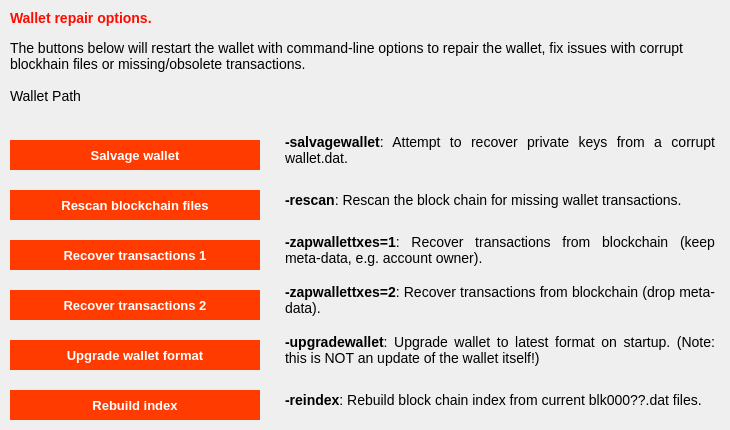
     <widget class="QWidget" name="tab_repair">
      <property name="styleSheet">
       <string notr="true">QWidget { font-size:14px;}</string>
      </property>
      <attribute name="title">
       <string>&amp;Wallet Repair</string>
      </attribute>
      <widget class="QPushButton" name="btn_salvagewallet">
       <property name="geometry">
        <rect>
         <x>10</x>
         <y>140</y>
         <width>250</width>
         <height>30</height>
        </rect>
       </property>
       <property name="minimumSize">
        <size>
         <width>180</width>
         <height>25</height>
        </size>
       </property>
       <property name="font">
        <font>
         <pointsize>-1</pointsize>
         <weight>75</weight>
         <bold>true</bold>
        </font>
       </property>
       <property name="styleSheet">
        <string notr="true">QPushButton {
    background-color: #ff3b00;
    border:0;
    color:#ffffff;
    font-size:13px;
    font-weight:bold;
    padding-left:25px;
    padding-right:25px;
    padding-top:5px;
    padding-bottom:5px;
}

QPushButton:hover {
    background-color: #ff0c00;
}
</string>
       </property>
       <property name="text">
        <string>Salvage wallet</string>
       </property>
      </widget>
      <widget class="QPushButton" name="btn_rescan">
       <property name="geometry">
        <rect>
         <x>10</x>
         <y>190</y>
         <width>250</width>
         <height>30</height>
        </rect>
       </property>
       <property name="minimumSize">
        <size>
         <width>180</width>
         <height>30</height>
        </size>
       </property>
       <property name="styleSheet">
        <string notr="true">QPushButton {
    background-color: #ff3b00;
    border:0;
    color:#ffffff;
    font-size:13px;
    font-weight:bold;
    padding-left:25px;
    padding-right:25px;
    padding-top:5px;
    padding-bottom:5px;
}

QPushButton:hover {
    background-color: #ff0c00;
}
</string>
       </property>
       <property name="text">
        <string>Rescan blockchain files</string>
       </property>
      </widget>
      <widget class="QPushButton" name="btn_zapwallettxes1">
       <property name="geometry">
        <rect>
         <x>10</x>
         <y>240</y>
         <width>250</width>
         <height>30</height>
        </rect>
       </property>
       <property name="minimumSize">
        <size>
         <width>180</width>
         <height>30</height>
        </size>
       </property>
       <property name="styleSheet">
        <string notr="true">QPushButton {
    background-color: #ff3b00;
    border:0;
    color:#ffffff;
    font-size:13px;
    font-weight:bold;
    padding-left:25px;
    padding-right:25px;
    padding-top:5px;
    padding-bottom:5px;
}

QPushButton:hover {
    background-color: #ff0c00;
}
</string>
       </property>
       <property name="text">
        <string>Recover transactions 1</string>
       </property>
      </widget>
      <widget class="QPushButton" name="btn_zapwallettxes2">
       <property name="geometry">
        <rect>
         <x>10</x>
         <y>290</y>
         <width>250</width>
         <height>30</height>
        </rect>
       </property>
       <property name="minimumSize">
        <size>
         <width>180</width>
         <height>30</height>
        </size>
       </property>
       <property name="styleSheet">
        <string notr="true">QPushButton {
    background-color: #ff3b00;
    border:0;
    color:#ffffff;
    font-size:13px;
    font-weight:bold;
    padding-left:25px;
    padding-right:25px;
    padding-top:5px;
    padding-bottom:5px;
}

QPushButton:hover {
    background-color: #ff0c00;
}
</string>
       </property>
       <property name="text">
        <string>Recover transactions 2</string>
       </property>
      </widget>
      <widget class="QPushButton" name="btn_upgradewallet">
       <property name="geometry">
        <rect>
         <x>10</x>
         <y>340</y>
         <width>250</width>
         <height>30</height>
        </rect>
       </property>
       <property name="minimumSize">
        <size>
         <width>180</width>
         <height>30</height>
        </size>
       </property>
       <property name="styleSheet">
        <string notr="true">QPushButton {
    background-color: #ff3b00;
    border:0;
    color:#ffffff;
    font-size:13px;
    font-weight:bold;
    padding-left:25px;
    padding-right:25px;
    padding-top:5px;
    padding-bottom:5px;
}

QPushButton:hover {
    background-color: #ff0c00;
}
</string>
       </property>
       <property name="text">
        <string>Upgrade wallet format</string>
       </property>
      </widget>
      <widget class="QLabel" name="label_repair_helptext">
       <property name="geometry">
        <rect>
         <x>10</x>
         <y>35</y>
         <width>711</width>
         <height>41</height>
        </rect>
       </property>
       <property name="font">
        <font>
         <pointsize>-1</pointsize>
        </font>
       </property>
       <property name="text">
        <string>The buttons below will restart the wallet with command-line options to repair the wallet, fix issues with corrupt blockhain files or missing/obsolete transactions.</string>
       </property>
       <property name="wordWrap">
        <bool>true</bool>
       </property>
      </widget>
      <widget class="QLabel" name="label_repair_salvage">
       <property name="geometry">
        <rect>
         <x>285</x>
         <y>130</y>
         <width>430</width>
         <height>41</height>
        </rect>
       </property>
       <property name="sizePolicy">
        <sizepolicy hsizetype="Preferred" vsizetype="Preferred">
         <horstretch>0</horstretch>
         <verstretch>0</verstretch>
        </sizepolicy>
       </property>
       <property name="text">
        <string>&lt;b&gt;-salvagewallet&lt;/b&gt;: Attempt to recover private keys from a corrupt wallet.dat.</string>
       </property>
       <property name="alignment">
        <set>Qt::AlignJustify|Qt::AlignVCenter</set>
       </property>
       <property name="wordWrap">
        <bool>true</bool>
       </property>
      </widget>
      <widget class="QLabel" name="label_repair_rescan">
       <property name="geometry">
        <rect>
         <x>285</x>
         <y>180</y>
         <width>430</width>
         <height>41</height>
        </rect>
       </property>
       <property name="text">
        <string>&lt;b&gt;-rescan&lt;/b&gt;: Rescan the block chain for missing wallet transactions.</string>
       </property>
       <property name="alignment">
        <set>Qt::AlignJustify|Qt::AlignVCenter</set>
       </property>
       <property name="wordWrap">
        <bool>true</bool>
       </property>
      </widget>
      <widget class="QLabel" name="label_repair_zap1">
       <property name="geometry">
        <rect>
         <x>285</x>
         <y>230</y>
         <width>430</width>
         <height>41</height>
        </rect>
       </property>
       <property name="text">
        <string>&lt;b&gt;-zapwallettxes=1&lt;/b&gt;: Recover transactions from blockchain (keep meta-data, e.g. account owner).</string>
       </property>
       <property name="alignment">
        <set>Qt::AlignJustify|Qt::AlignVCenter</set>
       </property>
       <property name="wordWrap">
        <bool>true</bool>
       </property>
      </widget>
      <widget class="QLabel" name="label_repair_zap2">
       <property name="geometry">
        <rect>
         <x>285</x>
         <y>280</y>
         <width>430</width>
         <height>41</height>
        </rect>
       </property>
       <property name="text">
        <string>&lt;b&gt;-zapwallettxes=2&lt;/b&gt;: Recover transactions from blockchain (drop meta-data).</string>
       </property>
       <property name="alignment">
        <set>Qt::AlignJustify|Qt::AlignVCenter</set>
       </property>
       <property name="wordWrap">
        <bool>true</bool>
       </property>
      </widget>
      <widget class="QLabel" name="label_repair_upgrade">
       <property name="geometry">
        <rect>
         <x>285</x>
         <y>330</y>
         <width>430</width>
         <height>41</height>
        </rect>
       </property>
       <property name="text">
        <string>&lt;b&gt;-upgradewallet&lt;/b&gt;: Upgrade wallet to latest format on startup. (Note: this is NOT an update of the wallet itself!)</string>
       </property>
       <property name="alignment">
        <set>Qt::AlignJustify|Qt::AlignVCenter</set>
       </property>
       <property name="wordWrap">
        <bool>true</bool>
       </property>
      </widget>
      <widget class="QLabel" name="label_repair_header">
       <property name="geometry">
        <rect>
         <x>10</x>
         <y>10</y>
         <width>711</width>
         <height>16</height>
        </rect>
       </property>
       <property name="font">
        <font>
         <pointsize>-1</pointsize>
         <weight>75</weight>
         <bold>true</bold>
        </font>
       </property>
       <property name="styleSheet">
        <string notr="true">QLabel {color: #ff0c00; font-weight:bold;}</string>
       </property>
       <property name="text">
        <string>Wallet repair options.</string>
       </property>
       <property name="wordWrap">
        <bool>true</bool>
       </property>
      </widget>
      <widget class="QPushButton" name="btn_reindex">
       <property name="geometry">
        <rect>
         <x>10</x>
         <y>390</y>
         <width>250</width>
         <height>30</height>
        </rect>
       </property>
       <property name="minimumSize">
        <size>
         <width>180</width>
         <height>30</height>
        </size>
       </property>
       <property name="styleSheet">
        <string notr="true">QPushButton {
    background-color: #ff3b00;
    border:0;
    color:#ffffff;
    font-size:13px;
    font-weight:bold;
    padding-left:25px;
    padding-right:25px;
    padding-top:5px;
    padding-bottom:5px;
}

QPushButton:hover {
    background-color: #ff0c00;
}
</string>
       </property>
       <property name="text">
        <string>Rebuild index</string>
       </property>
      </widget>
      <widget class="QLabel" name="label_repair_reindex">
       <property name="geometry">
        <rect>
         <x>285</x>
         <y>380</y>
         <width>430</width>
         <height>41</height>
        </rect>
       </property>
       <property name="text">
        <string>&lt;b&gt;-reindex&lt;/b&gt;: Rebuild block chain index from current blk000??.dat files.</string>
       </property>
       <property name="alignment">
        <set>Qt::AlignJustify|Qt::AlignVCenter</set>
       </property>
       <property name="wordWrap">
        <bool>true</bool>
       </property>
      </widget>
      <widget class="QLabel" name="wallet_path">
       <property name="geometry">
        <rect>
         <x>10</x>
         <y>85</y>
         <width>711</width>
         <height>21</height>
        </rect>
       </property>
       <property name="text">
        <string>Wallet Path</string>
       </property>
      </widget>
     </widget>
